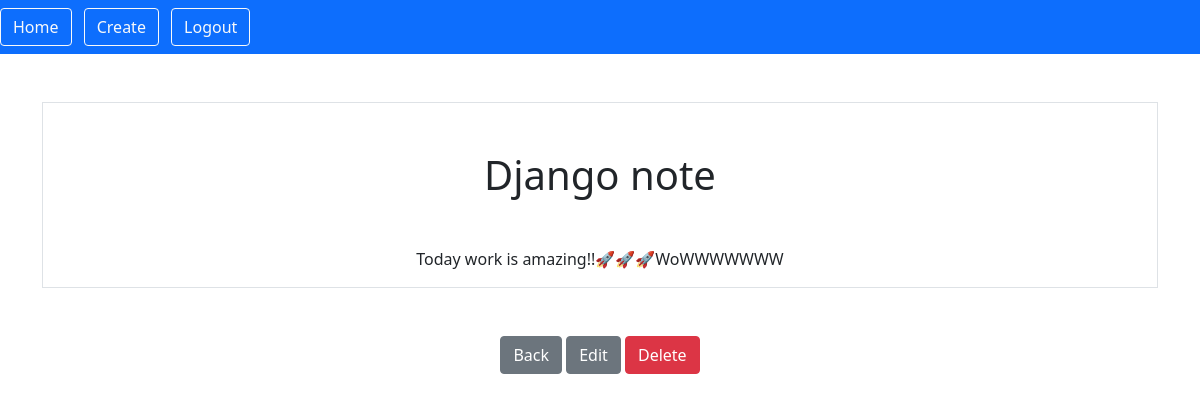
The page /smart/notes/1 (signed in) on the database as committed earlier.
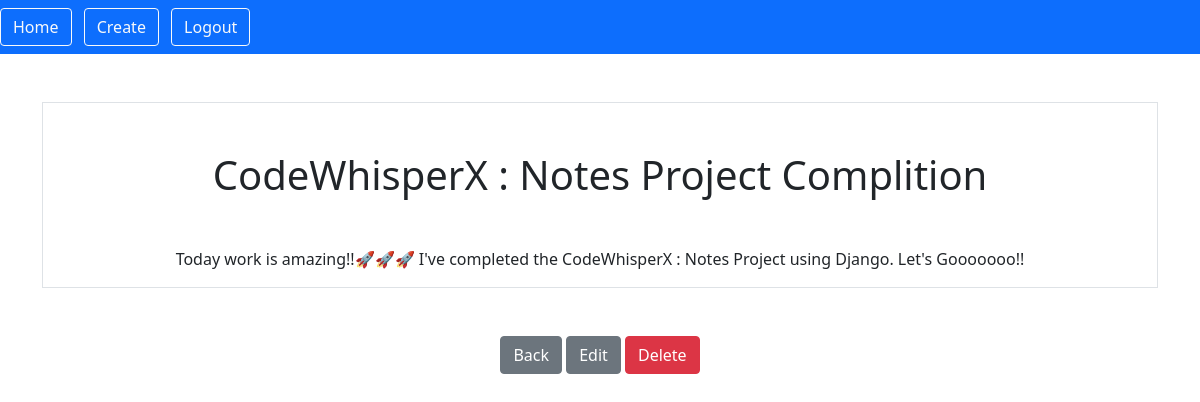
The same page on the database as committed later.
### notes/models.py (models this page shows)
class Notes(models.Model):
    title = models.CharField(max_length = 200)
    text = models.TextField()
    created = models.DateTimeField(auto_now_add = True)
    user = models.ForeignKey(User, on_delete=models.CASCADE, related_name="notes")

### notes/views.py (the view)
# urls.py: path('notes/<int:pk>', views.NoteDetailsView.as_view(), name="notes.detail"),
class NoteDetailsView(LoginRequiredMixin, DetailView):
    model = Notes
    context_object_name = "note"

### notes/templates/notes/notes_detail.html (shortened to what this page needs)
{% extends "base.html" %}
{% block content %}
<div class = "border round">
    <h1 class = "my-5"> {{note.title}}</h1>
    <p>{{note.text}}</p>
</div>
<a href = "{% url 'notes.list'%}" class="btn btn-secondary my-5">Back</a>
<a href = "{% url 'notes.update' pk=note.id %}" class="btn btn-secondary">Edit</a>
<a href = "{% url 'notes.delete' pk=note.id %}" class="btn btn-danger">Delete</a>
{% endblock %}

Rows that differ between the two databases and show on the page:
changed Notes: title "Django note" → "CodeWhisperX : Notes Project Complition"; text "Today work is amazing!!🚀🚀🚀WoWWWWWWW" → "Today work is amazing!!🚀🚀🚀 I've completed the CodeWhisperX : Notes Project using Django. Let's Gooooooo!!"
